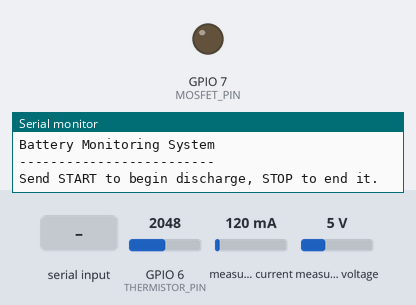
Bench run of a sketch on a simulated ESP32-S3. On the bench: output pins drawn as LEDs (lit = HIGH), the last lines printed to the serial monitor. Inputs (shaded band) come from the test bench; at power-on: measured voltage 5 V, GPIO 6 (THERMISTOR_PIN) = 2048, measured current 120 mA (analog values on the 0–4095 scale).

Above: at 1.2 s.
1.3 s: "START\n" received over Serial
At 3.5 s:
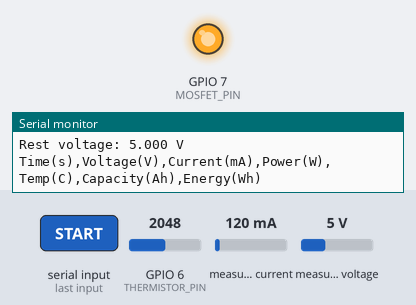
3.8 s: measured voltage set to 3.2 V
6.8 s: measured voltage set to 2.8 V
At 10.0 s:
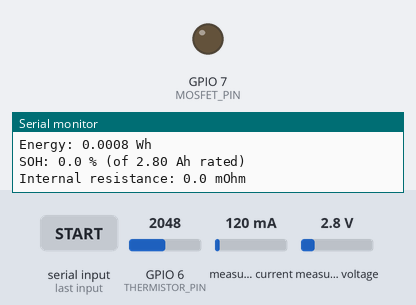
Timing chart, 0 to 11.5 s (numbered marks = the images above; inputs shaded):
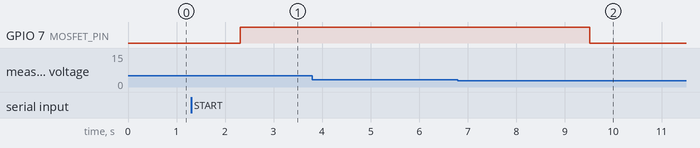

The sketch:

battery_monitor.ino
```cpp
#include <Wire.h>
#include "INA226.h"
#include <math.h>

INA226 INA(0x40);

// ---------- Pins ----------
const int SDA_PIN = 4;
const int SCL_PIN = 5;
const int THERMISTOR_PIN = 6;
const int MOSFET_PIN = 7;

// ---------- INA226 ----------
const float SHUNT_OHMS = 0.1;
const float MAX_CURRENT_A = 1.0;   // 4.2 V / ~6 ohm = ~0.7 A, so 1 A gives headroom
const float MAX_VALID_VOLTAGE = 5.0;   // sanity ceiling for a single Li-ion cell

// ---------- Thermistor divider (fixed resistor on 3V3 side, thermistor on GND side) ----------
const float SUPPLY_VOLTAGE = 3.3;
const float FIXED_RESISTOR = 10000.0;
const float THERMISTOR_R0 = 10000.0;
const float THERMISTOR_T0 = 298.15;
const float THERMISTOR_BETA = 3950.0;

// ---------- Test limits ----------
const float CUTOFF_VOLTAGE = 3.0;
const float MAX_TEMP_C = 45.0;
const float RATED_CAPACITY_AH = 2.8;   // P28A rated capacity
const int CUTOFF_COUNT_REQUIRED = 3;   // consecutive low readings before cutoff

const unsigned long SAMPLE_INTERVAL = 1000;

// ---------- State ----------
unsigned long startTime;
unsigned long previousSampleTime;

float capacityAh = 0.0;
float energyWh = 0.0;
float previousCurrentA = 0.0;
float previousPowerW = 0.0;

float restVoltage = 0.0;
float internalResistanceOhm = NAN;

int lowVoltageCount = 0;
bool dischargeActive = false;

float readTemperatureC(){
	float voltage = analogReadMilliVolts(THERMISTOR_PIN) / 1000.0;

	if(voltage <= 0.01 || voltage >= SUPPLY_VOLTAGE - 0.01){
		return NAN;
	}

	float resistance = FIXED_RESISTOR * voltage / (SUPPLY_VOLTAGE - voltage);
	float inverseTemp = (1.0 / THERMISTOR_T0) + log(resistance / THERMISTOR_R0) / THERMISTOR_BETA;

	return (1.0 / inverseTemp) - 273.15;
}

bool voltageValid(float v){
	return !isnan(v) && v > 0.0 && v <= MAX_VALID_VOLTAGE;
}

void stopDischarge(const char* reason){
	digitalWrite(MOSFET_PIN, LOW);
	dischargeActive = false;

	float elapsed = (millis() - startTime) / 1000.0;
	float soh = (capacityAh / RATED_CAPACITY_AH) * 100.0;

	Serial.println();
	Serial.println("===== DISCHARGE COMPLETE =====");
	Serial.printf("Stopped by: %s\n", reason);
	Serial.printf("Duration: %.0f s\n", elapsed);
	Serial.printf("Rest voltage (start): %.3f V\n", restVoltage);
	Serial.printf("Capacity: %.4f Ah\n", capacityAh);
	Serial.printf("Energy: %.4f Wh\n", energyWh);
	Serial.printf("SOH: %.1f %% (of %.2f Ah rated)\n", soh, RATED_CAPACITY_AH);
	if(!isnan(internalResistanceOhm)){
		Serial.printf("Internal resistance: %.1f mOhm\n", internalResistanceOhm * 1000.0);
	}
}

void startDischarge(){
	if(dischargeActive){
		Serial.println("Discharge already running.");
		return;
	}

	if(!INA.isConnected()){
		Serial.println("ERROR: INA226 not responding. Not starting.");
		return;
	}

	float temperature = readTemperatureC();
	if(isnan(temperature) || temperature >= MAX_TEMP_C){
		Serial.println("ERROR: temperature invalid or above limit. Not starting.");
		return;
	}

	// Average the resting voltage before the load turns on
	float sum = 0.0;
	for(int i = 0; i < 10; i++){
		float v = INA.getBusVoltage();
		if(!voltageValid(v)){
			Serial.println("ERROR: invalid INA226 reading. Not starting.");
			return;
		}
		sum += v;
		delay(100);
	}
	restVoltage = sum / 10.0;
	Serial.printf("Rest voltage: %.3f V\n", restVoltage);

	if(restVoltage <= CUTOFF_VOLTAGE){
		Serial.println("ERROR: battery already at or below cutoff. Not starting.");
		return;
	}

	// Reset results for a fresh run
	capacityAh = 0.0;
	energyWh = 0.0;
	lowVoltageCount = 0;
	internalResistanceOhm = NAN;

	Serial.println("Time(s),Voltage(V),Current(mA),Power(W),Temp(C),Capacity(Ah),Energy(Wh)");

	// Start discharge
	digitalWrite(MOSFET_PIN, HIGH);
	dischargeActive = true;
	startTime = millis();

	// Baseline reading shortly after turn-on (also used for internal resistance)
	delay(200);
	float loadedV = INA.getBusVoltage();
	float loadedI = INA.getCurrent();
	previousSampleTime = millis();

	if(!voltageValid(loadedV) || isnan(loadedI)){
		stopDischarge("invalid INA226 reading");
		return;
	}

	if(loadedI > 0.05){
		internalResistanceOhm = (restVoltage - loadedV) / loadedI;
	}

	// Count the time from MOSFET on to the baseline reading (load turns on almost instantly)
	float dt0 = (previousSampleTime - startTime) / 1000.0;
	float loadedP = loadedV * loadedI;
	if(loadedI > 0){
		capacityAh += loadedI * dt0 / 3600.0;
	}
	if(loadedP > 0){
		energyWh += loadedP * dt0 / 3600.0;
	}

	previousCurrentA = loadedI;
	previousPowerW = loadedP;
}

void handleSerial(){
	if(!Serial.available()){
		return;
	}

	String cmd = Serial.readStringUntil('\n');
	cmd.trim();
	cmd.toUpperCase();

	if(cmd == "START"){
		startDischarge();
	} else if(cmd == "STOP"){
		if(dischargeActive){
			stopDischarge("manual stop");
		} else{
			Serial.println("No discharge running.");
		}
	} else if(cmd.length() > 0){
		Serial.println("Unknown command. Use START or STOP.");
	}
}

void setup(){
	// Keep the MOSFET off from the very start
	pinMode(MOSFET_PIN, OUTPUT);
	digitalWrite(MOSFET_PIN, LOW);

	Serial.begin(115200);
	Serial.setTimeout(50);

	Wire.begin(SDA_PIN, SCL_PIN);
	analogReadResolution(12);
	analogSetPinAttenuation(THERMISTOR_PIN, ADC_11db);

	if(!INA.begin()){
		Serial.println("ERROR: INA226 not detected");
		while(true){
			delay(5000);
		}
	}

	INA.setMaxCurrentShunt(MAX_CURRENT_A, SHUNT_OHMS);

	Serial.println("Battery Monitoring System");
	Serial.println("-------------------------");
	Serial.println("Send START to begin discharge, STOP to end it.");
}

void loop(){
	handleSerial();

	if(!dischargeActive){
		return;
	}

	unsigned long now = millis();

	if(now - previousSampleTime < SAMPLE_INTERVAL){
		return;
	}

	if(!INA.isConnected()){
		stopDischarge("INA226 not responding");
		return;
	}

	float dt = (now - previousSampleTime) / 1000.0;
	previousSampleTime = now;

	float voltage = INA.getBusVoltage();
	float currentA = INA.getCurrent();

	if(!voltageValid(voltage) || isnan(currentA)){
		stopDischarge("invalid INA226 reading");
		return;
	}

	float currentmA = currentA * 1000.0;
	float temperature = readTemperatureC();
	float power = voltage * currentA;
	float elapsed = (now - startTime) / 1000.0;

	float avgCurrent = (previousCurrentA + currentA) / 2.0;
	float avgPower = (previousPowerW + power) / 2.0;

	if(avgCurrent > 0){
		capacityAh += avgCurrent * dt / 3600.0;
	}

	if(avgPower > 0){
		energyWh += avgPower * dt / 3600.0;
	}

	previousCurrentA = currentA;
	previousPowerW = power;

	// CSV log line
	Serial.printf("%.0f,%.3f,%.2f,%.3f,", elapsed, voltage, currentmA, power);
	if(isnan(temperature)){
		Serial.print("NaN");
	} else{
		Serial.printf("%.2f", temperature);
	}
	Serial.printf(",%.6f,%.6f\n", capacityAh, energyWh);

	// Cutoff checks
	if(voltage <= CUTOFF_VOLTAGE){
		lowVoltageCount++;
	} else{
		lowVoltageCount = 0;
	}

	if(isnan(temperature)){
		stopDischarge("invalid temperature reading");
	} else if(temperature >= MAX_TEMP_C){
		stopDischarge("over temperature");
	} else if(lowVoltageCount >= CUTOFF_COUNT_REQUIRED){
		stopDischarge("cutoff voltage");
	}
}
```

Measured:
- the behaviour switches between 3.1 and 3 V on measured voltage (found by bisection; images 1 and 2)
- after the input at 1.3 s, GPIO 7 (MOSFET_PIN): LOW → HIGH after 1.0 s
- after the input at 6.8 s, GPIO 7 (MOSFET_PIN): HIGH → LOW after 2.7 s
